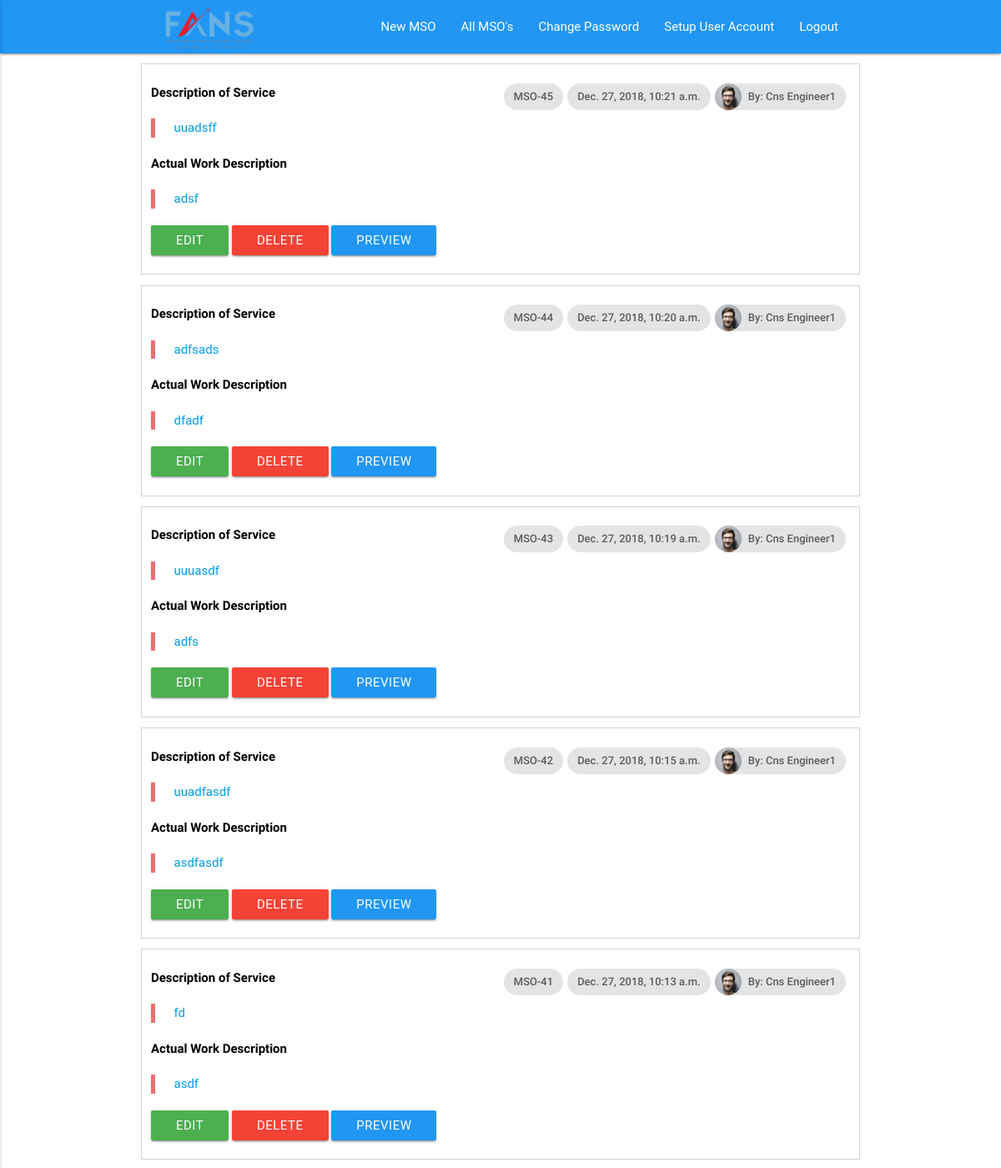
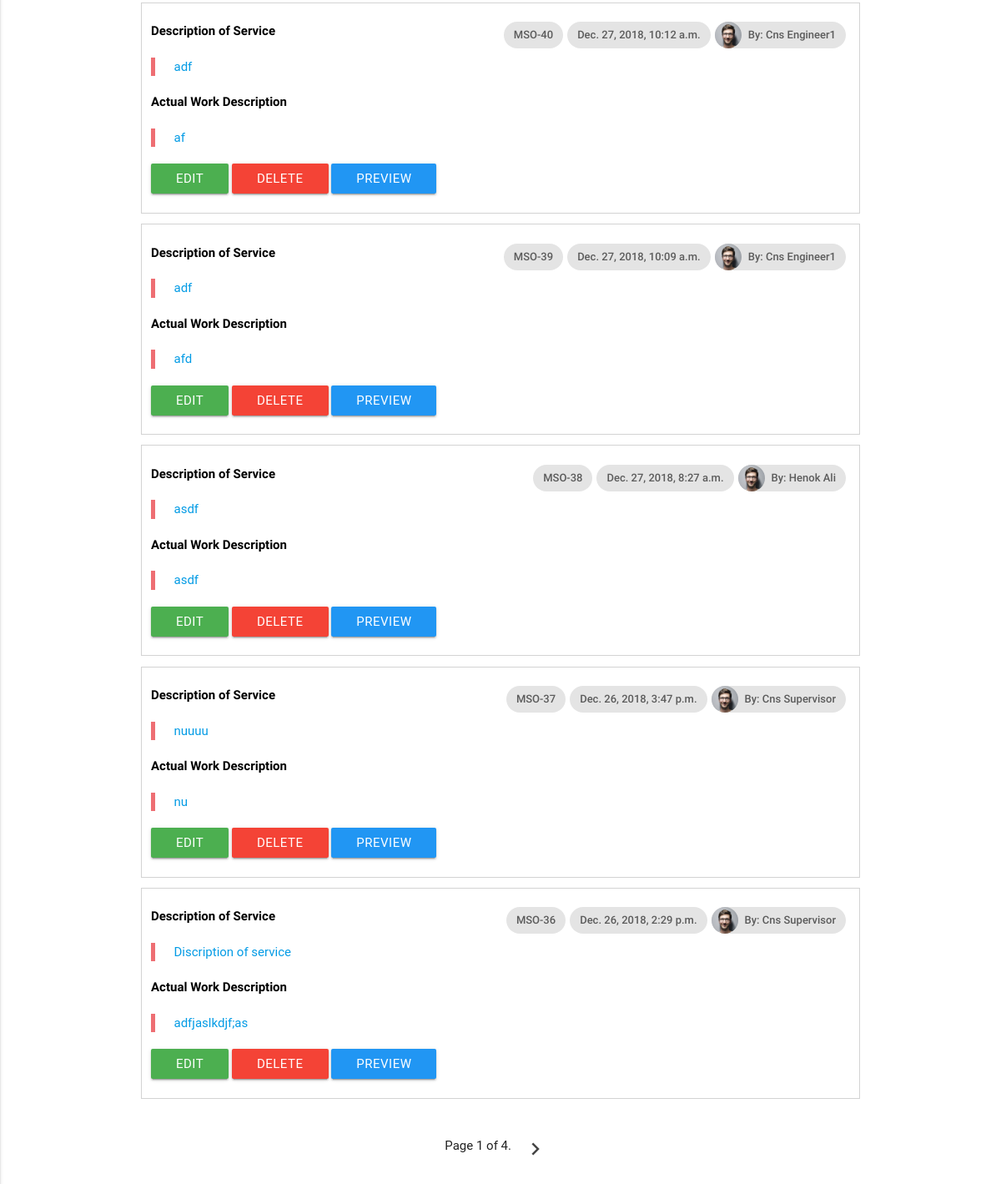
/mso/ (signed in), run on an earlier commit of the app's database (2 pictures, top to bottom).
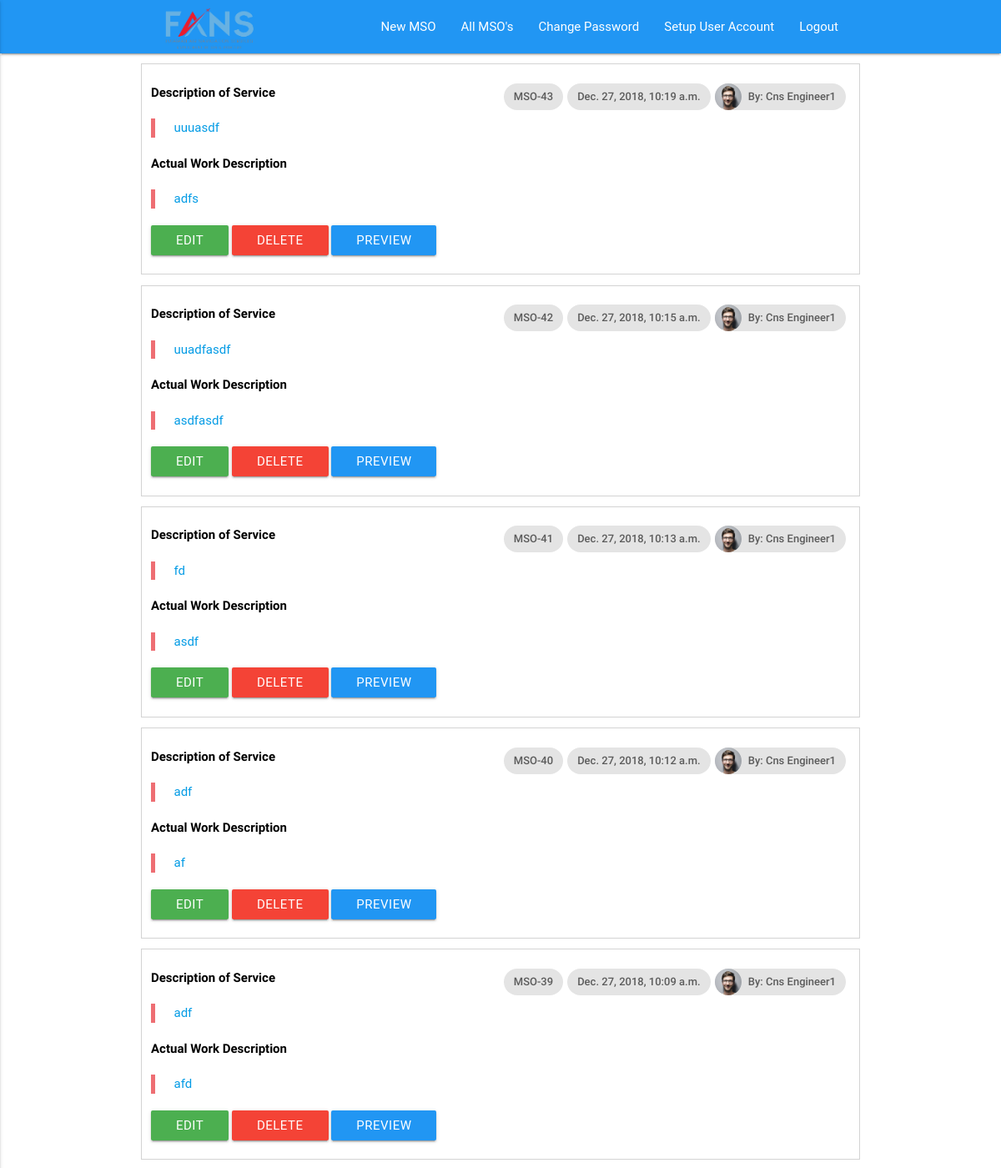
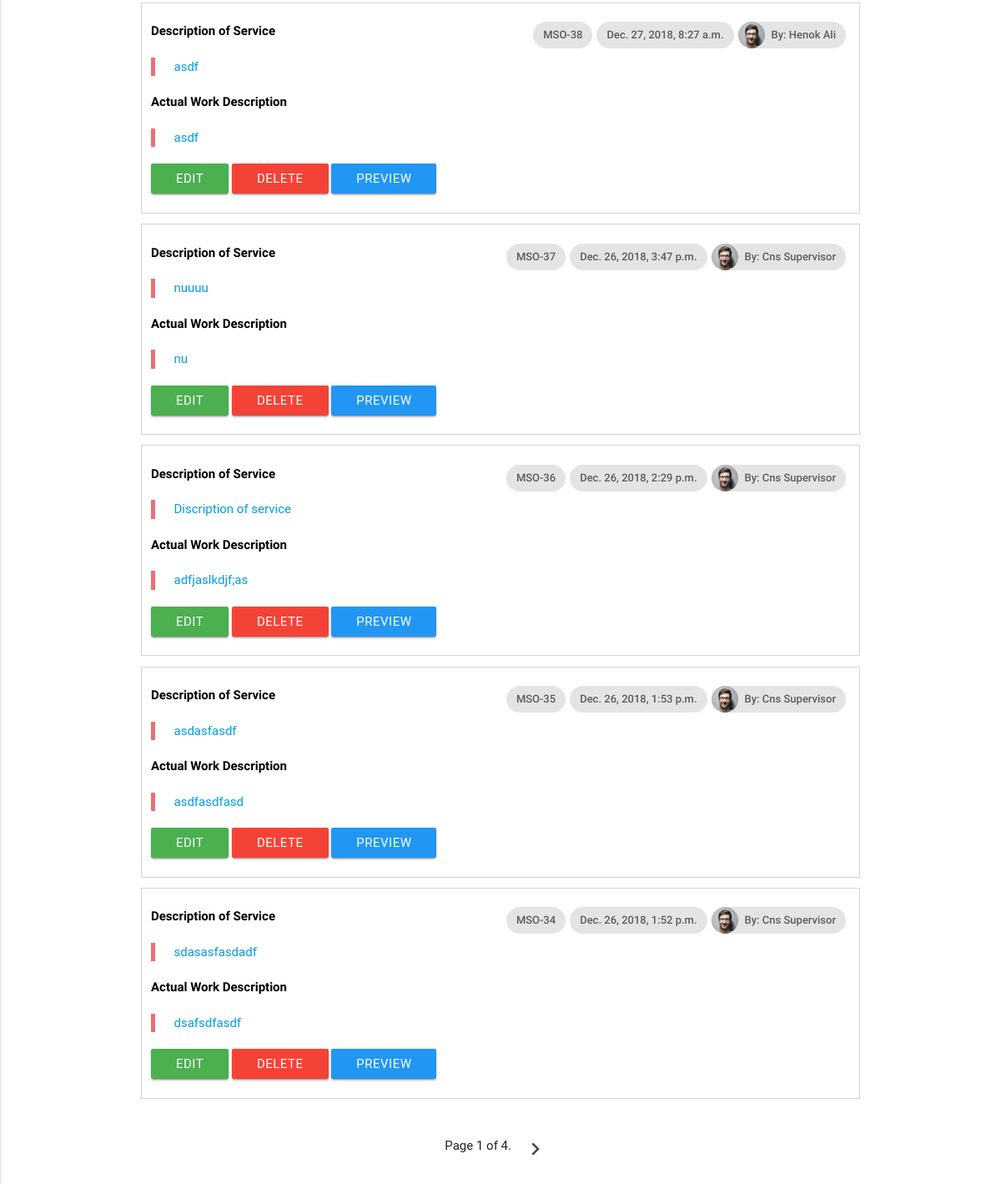
And on a later commit of the database (2 pictures, top to bottom).
### mso/models.py (models this page shows, shortened)
class MsoCns(models.Model):
    requested_by = models.CharField(max_length=100, default='')
    section =  models.CharField(max_length=100, default='')
    department_head =  models.CharField(max_length=100, default='')
    location =  models.CharField(max_length=100, default='')
    description_of_service = models.TextField(default='')
    tsm_approval = models.BooleanField(default=False)
    tsm_approval_date = models.DateTimeField(auto_now=False, null=True)
    actual_work_descripition = models.TextField(default='')
    date_started = models.CharField(default='', max_length=50)
    date_completed = models.CharField(default='', max_length=50)
    work_compleated_by = models.TextField(default='')
    id_number = models.CharField(max_length=254, default='')
    supervisor_approval = models.BooleanField(default=False)
    supervisor_approval_date = models.DateTimeField(auto_now=False, null=True)
    posted_on = models.DateTimeField(auto_now=True)
    posted_by = models.EmailField(max_length=254, default='')
    posted_by_name = models.CharField(max_length=254, default='')
    requested_by_other_department = models.BooleanField(default=False)
    completed = models.BooleanField(default=False)

### mso/views.py (the view)
# urls.py: path('', views.all_msos, name='all_msos.html'),
@login_required
def all_msos(request, msg=''):
    all_msos = MsoCns.objects.all().order_by('-pk')
    current_user_name = helper.get_full_name(request.user)
    paginator = Paginator(all_msos, 10)
    page = request.GET.get('page')
    msos = paginator.get_page(page)
    args = {
        'msos': msos,
        'current_user_name': str(current_user_name),
        'current_user_email': str(request.user),
        'msg': msg,
    }
    return render(request, 'mso/all_msos.html', args)

### mso/helper.py (called while the page is built)
def get_full_name(email):
    first_name = CustomUser.objects.values_list('first_name', flat=True).filter(email=email)[0].lower()
    last_name = CustomUser.objects.values_list('last_name', flat=True).filter(email=email)[0].lower()
    return first_name.capitalize() + ' ' + last_name.capitalize()

### users/models.py (called while the page is built)
    def __str__(self):
        return self.email

### mso/templates/mso/all_msos.html (shortened to what this page needs)
{% extends 'base.html' %}
{% load static %}
{% block linktag %} <link rel="stylesheet" type="text/css" href="{% static "pages/css/mso.css" %}"> {% endblock linktag %}
{% block navbar-li %}
{% if user.is_authenticated %}
<li>
    <a href="/mso/new">New MSO</a>
</li>
<li>
    <a href="/mso/all">All MSO's</a>
</li>
<li>
    <a href="/accounts/password/change">Change Password</a>
</li>
<li>
    <a href="/user/setup-account">Setup User Account</a>
</li>
<li>
    <a href="/accounts/logout">Logout</a>
</li>
{% endif %}
{% endblock navbar-li %}
{% block content %}
<div class="container">
    {%for mso in msos %}
    <div class="row mso_row" id="r{{mso.id}}">
        <div class="col s12">
            <br>
            <a id="read_mode_a" href="/mso/{{mso.id}}">
                <div class="chip">
                    <img src="{% static "pages/img/person1.jpg" %}" alt="Contact Person">By: {{ mso.posted_by_name }}
                </div>
                <div class="chip">
                    {{mso.posted_on}}
                </div>
                <div class="chip">MSO-{{mso.id}}</div>
                <span class="title mso_title">Description of Service</span>
                <blockquote>{{mso.description_of_service}}</blockquote>
                <span class="title mso_title">Actual Work Description</span>
                <blockquote>{{mso.actual_work_descripition}}</blockquote>
                </a>
                <a id="" href="/mso/edit/{{mso.id}}" class="waves-effect waves-light green btn modal-trigger">Edit</a>
                <a id="{{mso.id}}" href="#" class="delete waves-effect waves-light red btn modal-trigger">Delete</a>
                <a href="/mso/{{mso.id}}" class="waves-effect waves-light blue btn modal-trigger">Preview</a>
            <br>
            <br>
        </div>
    </div>
        {% endfor %}
        <br>
        <br>
        <div class="pagination">
            <span class="step-links">
                <span class="current">
                    Page {{ msos.number }} of {{ msos.paginator.num_pages }}.
                </span>
                {% if msos.has_next %}
                    <li class="waves-effect">
                            <a href="?page={{ msos.next_page_number }}">
                            <i class="material-icons large">chevron_right</i>
                        </a>
                    </li>
                {% endif %}
            </span>
        </div>
        <br>
        <br>
        <br>
</div>
{% endblock content %}

### templates/base.html (shortened to what this page needs)
{% load static %}
<!DOCTYPE html>
<html>
<head>
    <link rel="stylesheet" type="text/css" href="{% static "pages/css/materialize.min.css" %}"  media="screen,projection" />
    <link rel="stylesheet" type="text/css" href="{% static "pages/css/main.css" %}">
    <link rel="stylesheet" type="text/css" href="{% static "pages/css/fans_index_style.css" %}">
    {% block linktag %} {% endblock linktag %}
</head>
<body>
    <div class="navbar-fixed">
        <nav class="blue">
            <div class="container">
                <div class="nav-wrapper">
                    <a href="#home" class="brand-logo">
                      <img src="{% static "pages/img/fans-logo.png" %}"  width="140" height="70">
                    </a>
                    <ul class="right hide-on-med-and-down">
                        {% block navbar-li %}
                        {% endblock navbar-li %}
                    </ul>
                </div>
            </div>
        </nav>
    </div>
    {% block content %}
    {% endblock content %}
</body>
</html>

### pages/static/pages/css/main.css (style rules this page uses)
.mso_row { margin-bottom: 0px; border: 1px solid lightgray; }
.title { font-weight: bold; }
.chip { float: right !important; }
.pagination { display: flex; align-items: center; justify-content: center; }
.mso_title { color: black; }

### pages/static/pages/css/mso.css (style rules this page uses)
.mso_row { margin-bottom: 0px; border: 1px solid lightgray; }
.title { font-weight: bold; }
.chip { float: right !important; }
.pagination { display: flex; align-items: center; justify-content: center; }
.mso_title { color: black; }

What changed in the data, as far as the page shows it:
removed MsoCns: posted_by_name "Cns Engineer1", posted_on "Dec. 27, 2018, 10:21 a.m.", id "45", description_of_service "uuadsff", actual_work_descripition "adsf"
removed MsoCns: posted_by_name "Cns Engineer1", posted_on "Dec. 27, 2018, 10:20 a.m.", id "44", description_of_service "adfsads", actual_work_descripition "dfadf"
now on this page (row unchanged): MsoCns: posted_by_name "Cns Supervisor", posted_on "Dec. 26, 2018, 1:53 p.m.", id "35", description_of_service "asdasfasdf", actual_work_descripition "asdfasdfasd"
now on this page (row unchanged): MsoCns: posted_by_name "Cns Supervisor", posted_on "Dec. 26, 2018, 1:52 p.m.", id "34", description_of_service "sdasasfasdadf", actual_work_descripition "dsafsdfasdf"
